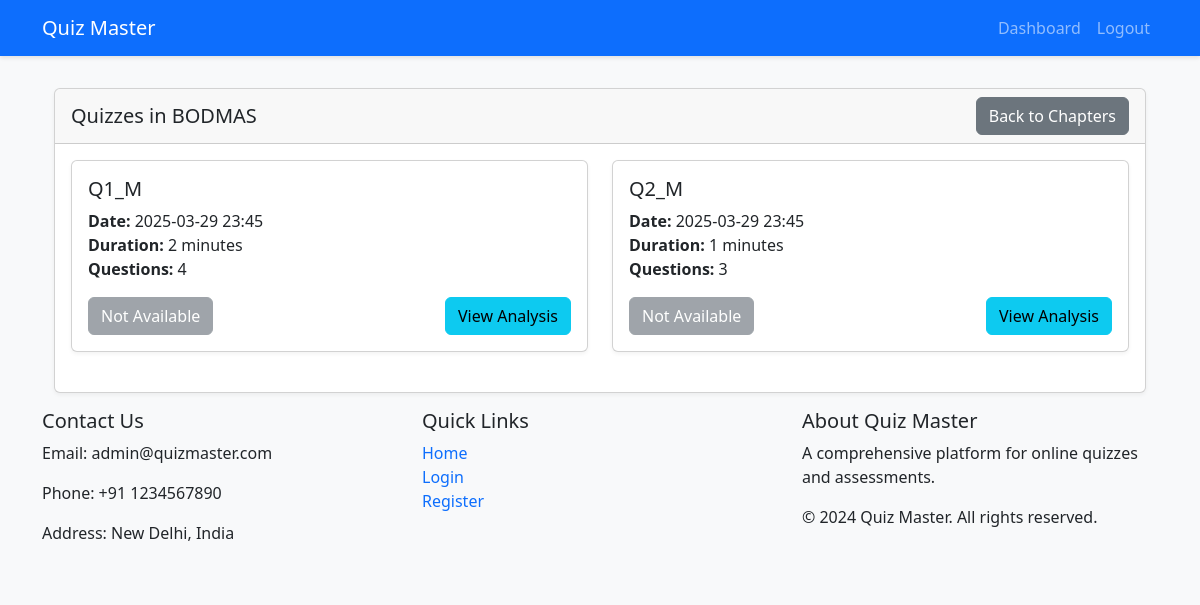
Page /user/chapters/1/quizzes (signed in) on the committed database.
### app.py (models this page shows)
class Chapter(db.Model):
    id = db.Column(db.Integer, primary_key=True)
    name = db.Column(db.String(100), nullable=False)
    description = db.Column(db.Text)
    subject_id = db.Column(db.Integer, db.ForeignKey('subject.id'), nullable=False)

class Quiz(db.Model):
    id = db.Column(db.Integer, primary_key=True)
    title = db.Column(db.String(200), nullable=False)
    chapter_id = db.Column(db.Integer, db.ForeignKey('chapter.id'), nullable=False)
    date_of_quiz = db.Column(db.DateTime, nullable=False)
    duration = db.Column(db.Integer, nullable=False)  # in minutes
    questions = db.relationship('Question', backref='quiz', lazy=True, cascade='all, delete-orphan')
    attempts = db.relationship('QuizAttempt', backref='quiz', lazy=True)
    chapter = db.relationship('Chapter', backref='quizzes', lazy=True)

### app.py (the view)
@app.route('/user/chapters/<int:chapter_id>/quizzes')
@login_required
def view_quizzes(chapter_id):
    chapter = Chapter.query.get_or_404(chapter_id)
    quizzes = Quiz.query.filter_by(chapter_id=chapter_id).all()
    attempted_quizzes = [attempt.quiz for attempt in QuizAttempt.query.filter_by(user_id=current_user.id).all()]
    available_quizzes = [quiz for quiz in quizzes if quiz not in attempted_quizzes and quiz.date_of_quiz <= datetime.now()]
    return render_template('user/quizzes.html',
                         chapter=chapter,
                         quizzes=quizzes,
                         available_quizzes=available_quizzes,
                         attempted_quizzes=attempted_quizzes)

### app.py (called while the page is built)
@login_manager.user_loader
def load_user(user_id):
    return User.query.get(int(user_id))

### templates/user/quizzes.html (shortened to what this page needs)
{% extends "base.html" %}
{% block content %}
<div class="container">
    <div class="row">
        <div class="col-md-12">
            <div class="card">
                <div class="card-header d-flex justify-content-between align-items-center">
                    <h5 class="mb-0">Quizzes in {{ chapter.name }}</h5>
                    <a href="{{ url_for('view_chapters', subject_id=chapter.subject.id) }}" class="btn btn-secondary">Back to Chapters</a>
                </div>
                <div class="card-body">
                    <div class="row">
                        {% for quiz in quizzes %}
                        <div class="col-md-6 mb-4">
                            <div class="card h-100">
                                <div class="card-body">
                                    <h5 class="card-title">{{ quiz.title }}</h5>
                                    <p class="card-text">
                                        <strong>Date:</strong> {{ quiz.date_of_quiz.strftime('%Y-%m-%d %H:%M') }}<br>
                                        <strong>Duration:</strong> {{ quiz.duration }} minutes<br>
                                        <strong>Questions:</strong> {{ quiz.questions|length }}
                                    </p>
                                    <div class="d-flex justify-content-between align-items-center">
                                        {% if quiz in available_quizzes %}
                                            <a href="{{ url_for('take_quiz', quiz_id=quiz.id) }}" class="btn btn-primary">
                                                Take Quiz
                                            </a>
                                        {% else %}
                                            <button class="btn btn-secondary" disabled>
                                                Not Available
                                            </button>
                                        {% endif %}
                                        {% if quiz in attempted_quizzes %}
                                            {% set attempt = quiz.attempts|selectattr('user_id', 'equalto', current_user.id)|first %}
                                            <a href="{{ url_for('view_quiz_analysis', attempt_id=attempt.id) }}" class="btn btn-info">
                                                View Analysis
                                            </a>
                                        {% endif %}
                                    </div>
                                </div>
                            </div>
                        </div>
                        {% endfor %}
                    </div>
                </div>
            </div>
        </div>
    </div>
</div>
{% endblock %}

### static/css/style.css (style rules this page uses)
body { background-color: #f8f9fa; }
.card { box-shadow: 0 2px 4px rgba(0,0,0,.05); transition: transform 0.2s; }

### rows in the picture
Chapter: name "BODMAS"
Quiz: title "Q1_M", date_of_quiz "2025-03-29 23:45", duration "2", questions|length "4"
Quiz: title "Q2_M", date_of_quiz "2025-03-29 23:45", duration "1", questions|length "3"
